Frame 1 (no input): blank canvas, image omitted
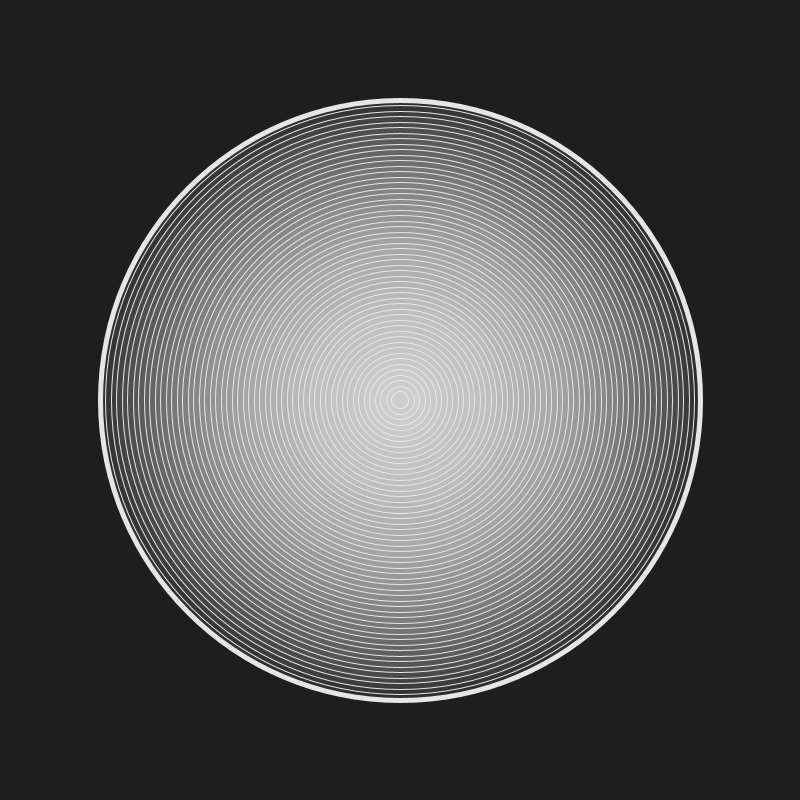
Frame 60 (the mouse pressed at the canvas centre just before this capture)
Frame 120 (the mouse held since frame 60 and released just before this capture): identical to frame 60, image omitted

The Processing sketch that drew this single still picture (run headless with seeded random() and noise(); from frame 60 on, the mouse is pressed at the canvas centre):

// Processing sketch: ch2_4_1_WhileLoops_v01
// ── ch2_4_1_WhileLoops_v01.pde
int diam = 10;
int bgColor = 30;
int strokeThickness = 5;
float centX, centY;

void setup() {
  size(800, 800);
  pixelDensity(displayDensity());
  frameRate(30);
  background(bgColor);
  stroke(230);
  centX=width/2;
  centY=height/2;

  
}

void draw() {
  if (diam<=width-200) {
    background(bgColor);
    strokeWeight(strokeThickness);
    fill(230,10);
    ellipse(centX, centY, diam, diam);

    int tempdiam=diam;
    while (tempdiam > 10) {
      strokeWeight(strokeThickness/4);
      ellipse(centX, centY, tempdiam, tempdiam);
      tempdiam-=11;
    }
    diam+=10;
  } 
}

// save image on mousePress
void mousePressed(){
  save("export"+"/"+getClass().getSimpleName()+".png");
}
